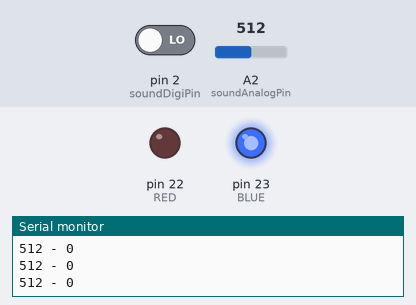
Simulated run of this sketch. Board: Arduino Mega 2560, built with avr-gcc and run on an emulated ATmega2560. On the bench: output pins drawn as LEDs (lit = HIGH), the last lines printed to the serial monitor. Dashed ring = blinking. The inputs (shaded band) are chosen by the test bench; at power-on: pin 2 (soundDigiPin) LOW, A2 (soundAnalogPin) = 512.

Above: at 1.2 s.
1.3 s: pin 2 (soundDigiPin) driven HIGH
At 2.37 s:
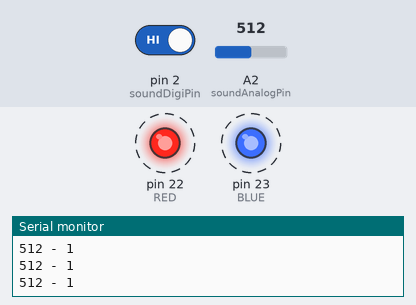
4.3 s: pin 2 (soundDigiPin) driven LOW
At 4.3 s:
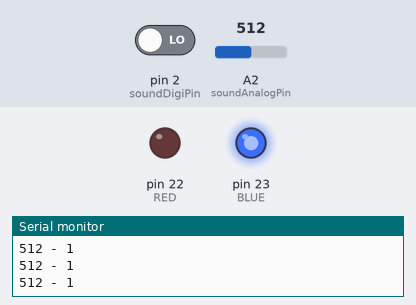
Timing chart, 0 to 7.3 s (numbered marks = the images above; inputs shaded):
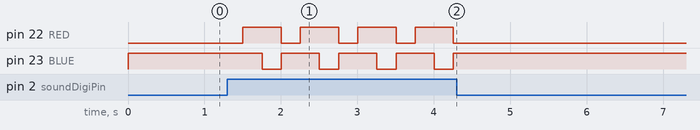

The sketch:

sound_sensing.ino
```cpp
int soundAnalogPin = A2;  // Select the Arduino input pin to accept the Sound Sensor's analog output
int soundDigiPin = 2;     // Select the Arduino input pin to accept the Sound Sensor's digital output
int soundAnalogVal = 0;   // Define variable to store the analog value coming from the Sound Sensor
int soundDigiVal;         // Define variable to store the digital value coming from the Sound Sensor

int servoStep = 1;

// Define LED pins
#define RED 22
#define BLUE 23

void setup() {
  Serial.begin(9600);           // The IDE settings for Serial Monitor/Plotter (preferred) must match this speed
  pinMode(soundDigiPin, INPUT); // Define pin as an input port, to accept digital input

  pinMode(RED, OUTPUT);
  pinMode(BLUE, OUTPUT);

  digitalWrite(RED, LOW);
  digitalWrite(BLUE, HIGH);
}

void loop() {
  soundAnalogVal = analogRead(soundAnalogPin);  // Read the value of the analog interface assigned to digitalValue
  soundDigiVal = digitalRead(soundDigiPin);     // Read the value of the digital interface assigned to digitalValue
  Serial.print(soundAnalogVal);
  Serial.print(" - ");
  Serial.println(soundDigiVal);

  if (soundDigiVal == 1) {
    if (servoStep == 1) {
      servoStep = 2;
      digitalWrite(RED, HIGH);
      digitalWrite(BLUE, HIGH);
    } else if (servoStep == 2) {
      servoStep = 3;
      digitalWrite(RED, HIGH);
      digitalWrite(BLUE, LOW);
    } else {
      servoStep = 1;
      digitalWrite(RED, LOW);
      digitalWrite(BLUE, HIGH);
    }
  }

  delay(250);
}
```

Measured:
- after the input at 1.3 s, pin 22 (RED): alternates HIGH for 0.50 s and LOW for 0.25 s, starting after 0.20 s; pin 23 (BLUE): alternates HIGH for 0.50 s and LOW for 0.25 s, starting after 0.45 s
- after the input at 4.3 s, pin 22 (RED): stops changing and stays LOW; pin 23 (BLUE): stops changing and stays HIGH
